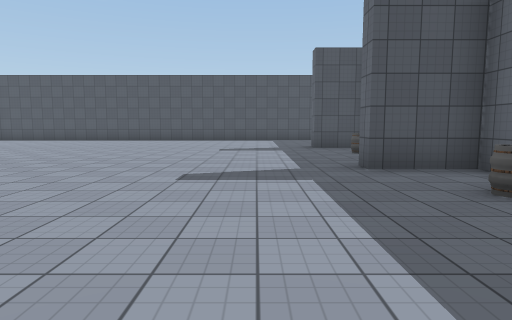
View 1 (above)

18 first-person views from a walk through a 3-D level made in the Unity game engine. The camera is 1.4 m above the floor, tilts 6° down and sees 75° across. The floor is counted in squares, 2 m on a side. Each view is taken from the middle of a square. On the plan, view 1 faces up. The plan holds only what a view shows up to about 10 squares ahead; the rest is blank. The place goes on beyond the plan. Some surface patterns are stand-ins.

View 2
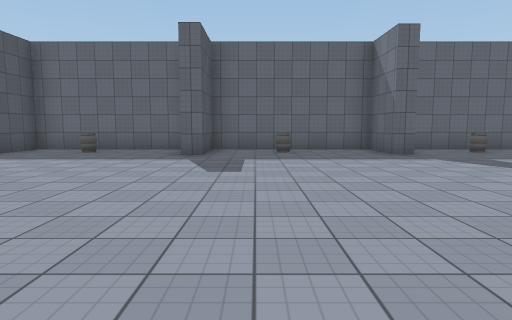

View 3
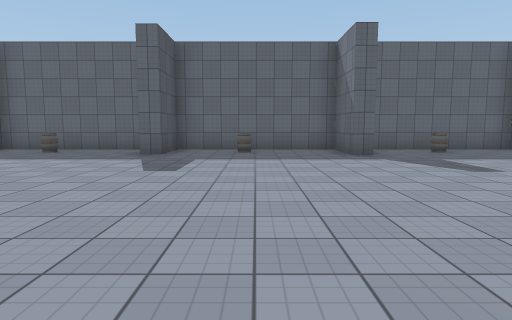

View 4
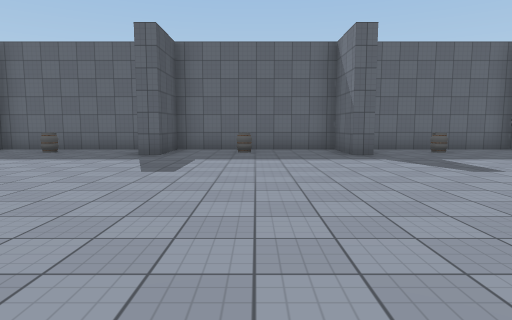

View 5
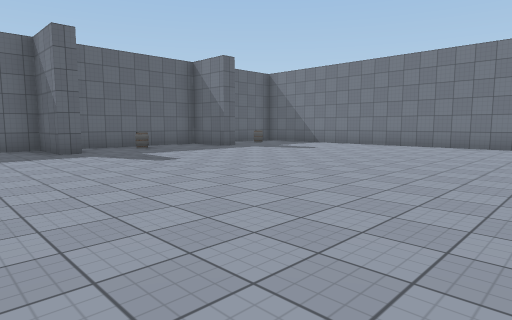

View 6
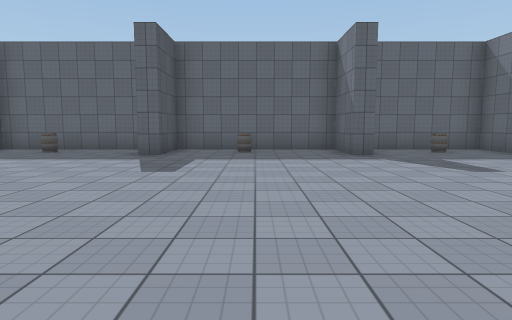

View 7
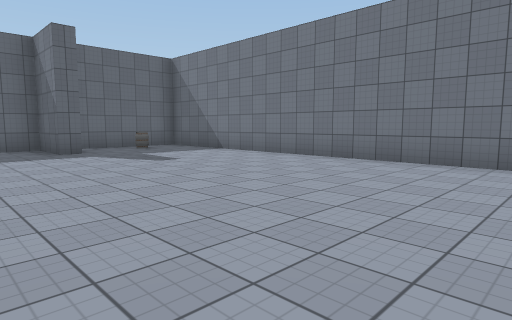

View 8
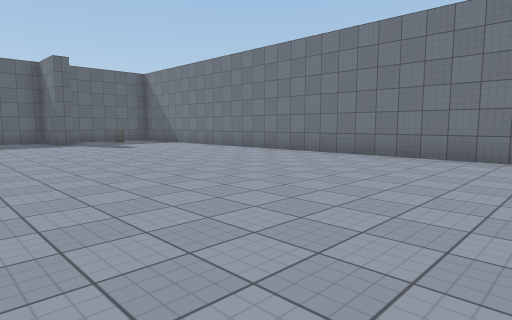

View 9
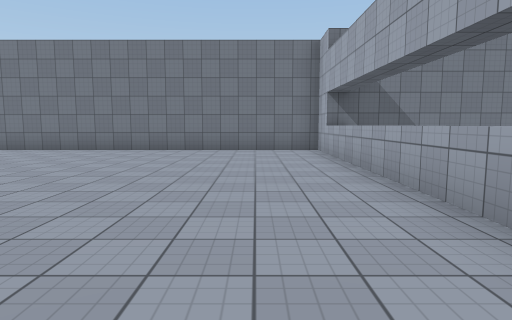

View 10
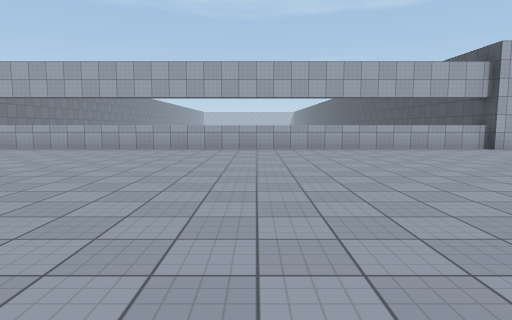

View 11
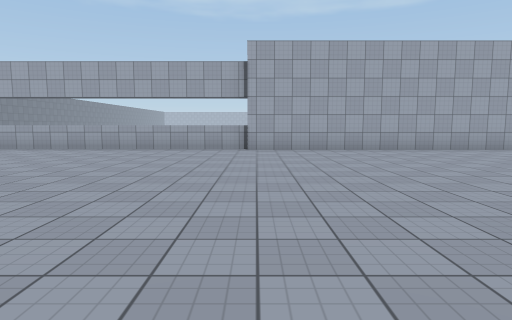

View 12
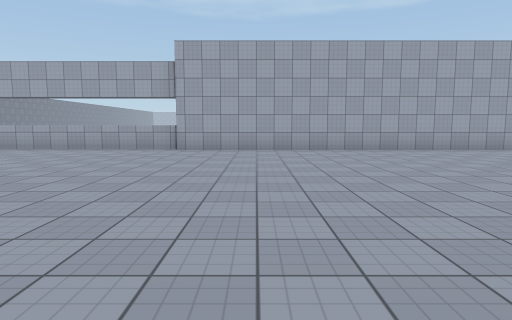

View 13
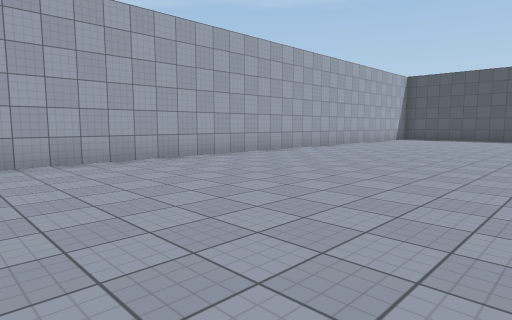

View 14
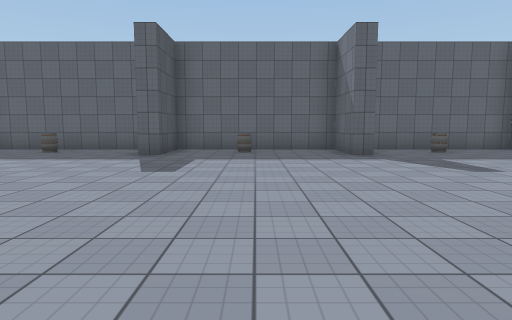

View 15
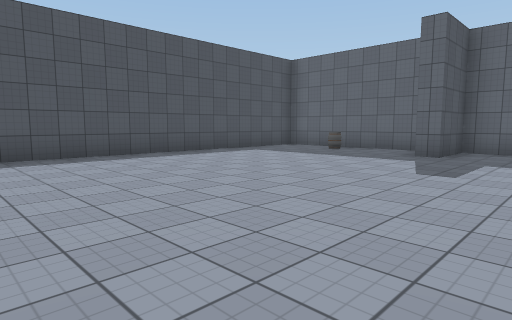

View 16
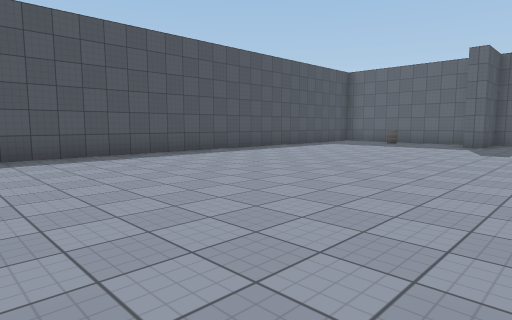

View 17
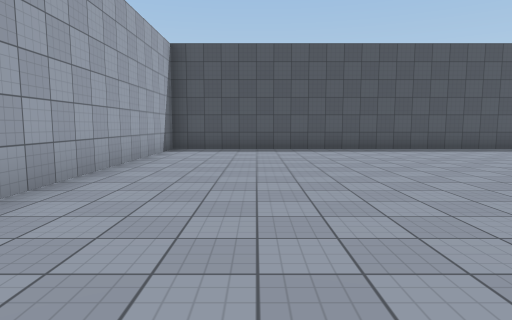

View 18
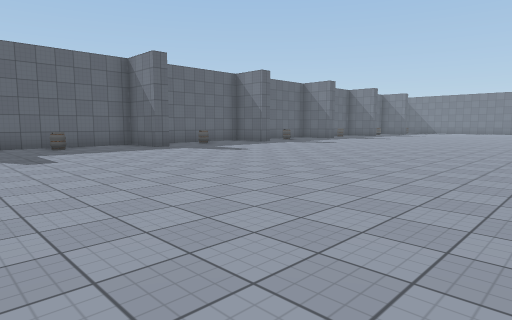

### Floor plan
Points are (right, up) in squares from view 1. A wall is a line through its corners. A room is listed if a view was taken in it or the views show most of it. See-through windows are left out.
Room 1 (views 1, 2, 3, 4, 5, 6, 7, 8, 9, 10, 11, 12, 13, 14, 15, 16, 17, 18)
walls: (-12.7, -6.1) (-12.7, -23.4) (3.5, -23.4) (3.5, -20.2); (3.5, 0.6) (3.5, 5.2) (1.8, 5.2) (1.8, 5.7) (3.5, 5.7) (3.5, 10.2) (1.8, 10.2) (1.8, 10.8); (-12.4, 6.9) (-12.4, -6.2) (-13.1, -6.2); (1.8, -19.9) (1.8, -19.3) (3.5, -19.3) (3.5, -14.8) (1.8, -14.8) (1.8, -14.3) (3.5, -14.3) (3.5, -9.8) (1.8, -9.8) (1.8, -9.3) (3.5, -9.3) (3.5, -4.8) (1.8, -4.8) (1.8, -4.3) (3.5, -4.3) (3.5, 0.2) (1.8, 0.2) (1.8, 0.8); (3.5, 11.2) (3.5, 15.4); (0.5, 15.7) (-12.4, 15.7) (-12.4, 9.1); (-15.5, -22.2) (-12.8, -22.2)
objects: other object (3, -22); other object (3, -17); other object (3, -12); other object (3, -7); other object (3, -2); other object (3, 3); other object (3, 8); other object (3, 13)

Where each view was taken, in squares from view 1:
view 1: 0 up, 0 right, facing up
view 2: 1 down, 6 left, facing right
view 3: 7 down, 6 left, facing right
view 4: 12 down, 6 left, facing right
view 5: 12 down, 7 left, facing down-right
view 6: 17 down, 6 left, facing right
view 7: 17 down, 7 left, facing down-right
view 8: 16 down, 11 left, facing down-right
view 9: 14 down, 11 left, facing down
view 10: 13 down, 3 left, facing left
view 11: 6 down, 3 left, facing left
view 12: 4 down, 3 left, facing left
view 13: 1 down, 6 left, facing up-left
view 14: 8 up, 6 left, facing right
view 15: 8 up, 6 left, facing up-right
view 16: 8 up, 10 left, facing up-right
view 17: 6 up, 10 left, facing up
view 18: 6 up, 8 left, facing down-right
